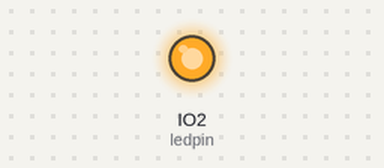
The program below on a simulated ESP32 board running CircuitPython. On the bench: output pins drawn as LEDs (lit = HIGH). At 20.0 s the program ends and the board releases its pins; the recording ends there.

Above: at 1.0 s.
At 3.0 s:
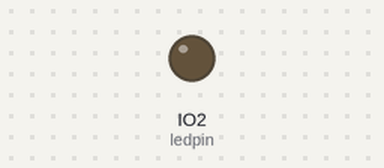
Timing chart, 0 to 5.2 s (numbered marks = the images above):
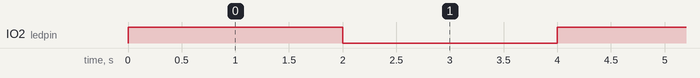

The program:

code.py
```python
import board
import digitalio
import time

ledpin = digitalio.DigitalInOut(board.IO2)
ledpin.direction = digitalio.Direction.OUTPUT

ledpin.value=False
for i in range(10):
    ledpin.value = not ledpin.value
    time.sleep(2)
```

Measured:
- by itself, IO2 (ledpin): alternates HIGH for 2.0 s and LOW for 2.0 s
